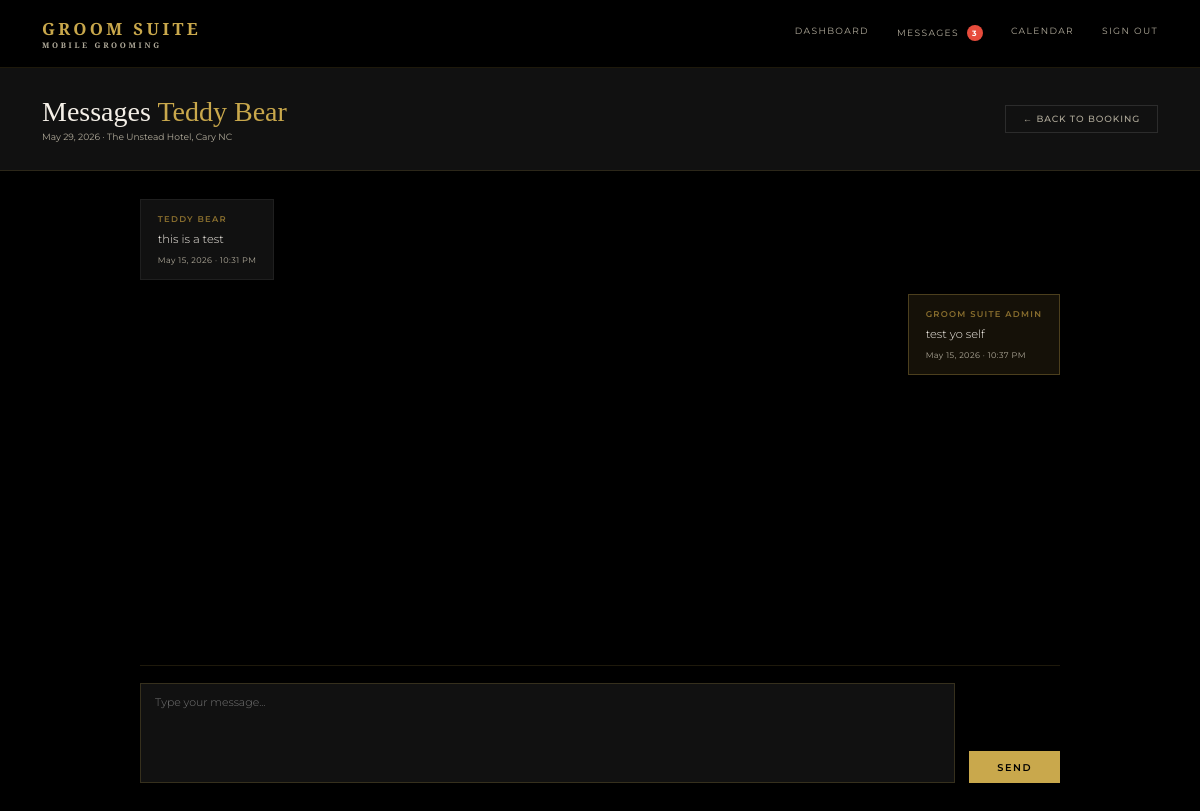
The page /admin/booking/1/messages (signed in) on the database its author committed.
### models.py (models this page shows)
class User(UserMixin, db.Model):
    id = db.Column(db.Integer, primary_key=True)
    name = db.Column(db.String(100), nullable=False)
    email = db.Column(db.String(120), unique=True, nullable=False)
    password = db.Column(db.String(200), nullable=False)
    role = db.Column(db.String(20), default='client')
    phone = db.Column(db.String(20))
    password_changed = db.Column(db.Boolean, default=False)
    bookings = db.relationship('Booking', backref='client', lazy=True)

class Booking(db.Model):
    id = db.Column(db.Integer, primary_key=True)
    wedding_date = db.Column(db.String(50), nullable=False)
    venue = db.Column(db.String(200), nullable=False)
    start_time = db.Column(db.String(20))
    party_size = db.Column(db.Integer, default=1)
    package = db.Column(db.String(100))
    addons = db.Column(db.String(200))
    notes = db.Column(db.Text)
    status = db.Column(db.String(20), default='pending')
    created_at = db.Column(db.DateTime, default=datetime.utcnow)
    user_id = db.Column(db.Integer, db.ForeignKey('user.id'), nullable=False)
    party_members = db.relationship('PartyMember', backref='booking', lazy=True)
    messages = db.relationship('Message', backref='booking_messages', lazy=True, foreign_keys='Message.booking_id')

class Message(db.Model):
    id = db.Column(db.Integer, primary_key=True)
    booking_id = db.Column(db.Integer, db.ForeignKey('booking.id'), nullable=False)
    sender_id = db.Column(db.Integer, db.ForeignKey('user.id'), nullable=False)
    body = db.Column(db.Text, nullable=False)
    timestamp = db.Column(db.DateTime, default=datetime.utcnow)
    read = db.Column(db.Boolean, default=False)
    sender = db.relationship('User', foreign_keys=[sender_id])
    booking = db.relationship('Booking', foreign_keys=[booking_id])

### routes.py (the view, shortened to what this page needs)
    @app.route('/admin/booking/<int:id>/messages', methods=['GET', 'POST'])
    @login_required
    @admin_required
    def admin_messages(id):
        booking = Booking.query.get_or_404(id)
        from models import Message
        messages = Message.query.filter_by(booking_id=booking.id).order_by(Message.timestamp).all()
        return render_template('admin/messages.html', booking=booking, messages=messages)

### app.py (called while the page is built)
@app.template_filter('format_date')
def format_date(value):
    try:
        return datetime.strptime(value, '%Y-%m-%d').strftime('%B %d, %Y')
    except:
        return value

### auth.py (called while the page is built)
def register_routes(app, login_manager):
    @login_manager.user_loader
    def load_user(user_id):
        return db.session.get(User, int(user_id))
    @app.route('/login', methods=['GET', 'POST'])
    def login():
        if request.method == 'POST':
            email = request.form.get('email')
            password = request.form.get('password')
            user = User.query.filter_by(email=email).first()
            if user and check_password_hash(user.password, password):
                login_user(user)
                if user.role == 'admin':
                    return redirect(url_for('index'))
                return redirect(url_for('portal'))
            flash('Invalid email or password')
        return render_template('login.html')
    @app.route('/logout')
    @login_required
    def logout():
        logout_user()
        return redirect(url_for('index'))

### routes.py (called while the page is built)
def admin_required(f):
    @wraps(f)
    def decorated_function(*args, **kwargs):
        if not current_user.is_authenticated or current_user.role != 'admin':
            return redirect(url_for('index'))
        return f(*args, **kwargs)
    return decorated_function

### templates/admin/messages.html (shortened to what this page needs)
{% extends 'base.html' %}
{% block content %}
<div class="admin-header">
  <div>
    <h1 class="admin-title">Messages <span>{{ booking.client.name }}</span></h1>
    <p class="admin-meta">{{ booking.wedding_date | format_date }} · {{ booking.venue }}</p>
  </div>
  <a href="{{ url_for('booking_detail', id=booking.id) }}" class="btn-ghost">← Back to Booking</a>
</div>
<div class="messages-wrapper">
  <div class="messages-thread">
    {% if messages %}
      {% for message in messages %}
      <div class="message-row {% if message.sender_id == current_user.id %}message-sent{% else %}message-received{% endif %}">
        <div class="message-bubble">
          <div class="message-sender">{{ message.sender.name }}</div>
          <div class="message-body">{{ message.body }}</div>
          <div class="message-time">{{ message.timestamp.strftime('%b %d, %Y · %I:%M %p') }}</div>
        </div>
      </div>
      {% endfor %}
    {% else %}
      <div class="empty-state">
        <p>No messages yet. Send a message to the groom below.</p>
      </div>
    {% endif %}
  </div>
  <div class="message-compose">
    <form method="POST" action="{{ url_for('admin_messages', id=booking.id) }}">
      <div class="message-input-row">
        <textarea name="body" placeholder="Type your message..." required></textarea>
        <button type="submit" class="btn-gold">Send</button>
      </div>
    </form>
  </div>
</div>
{% endblock %}

### static/css/style.css (style rules this page uses)
*, *::before, *::after { box-sizing: border-box; margin: 0; padding: 0; }
:root { --gold: #C9A84C; --gold-light: #E8C96A; --gold-dim: #8a6f2e; --black: #000000; --black-2: #111111; --black-3: #1A1A1A; --black-5: #2C2C2C; --white: #F5F0E8; --white-dim: #b0aa9a; --font-display: 'Cormorant Garamond', serif; --font-body: 'Montserrat', sans-serif; }
html { font-size: 14px; }
body { font-family: var(--font-body); background: var(--black); color: var(--white); min-height: 100vh; }
.btn-gold { display: inline-block; width: auto; padding: 0.65rem 1.5rem; background: var(--gold); color: var(--black); font-family: var(--font-body); font-size: 0.7rem; font-weight: 600; letter-spacing: 0.15em; text-transform: uppercase; border: none; cursor: pointer; transition: background 0.2s; text-decoration: none; text-align: center; }
.btn-ghost { display: inline-block; padding: 0.55rem 1.2rem; background: transparent; color: var(--white-dim); font-family: var(--font-body); font-size: 0.65rem; font-weight: 500; letter-spacing: 0.1em; text-transform: uppercase; border: 1px solid var(--black-5); cursor: pointer; transition: all 0.2s; text-decoration: none; }
.admin-header { padding: 2rem 3rem; background: var(--black-2); border-bottom: 1px solid rgba(201,168,76,0.15); display: flex; align-items: center; justify-content: space-between; }
.admin-title { font-family: var(--font-display); font-size: 2rem; font-weight: 300; }
.admin-title span { color: var(--gold); }
.admin-meta { font-size: 0.65rem; color: var(--white-dim); margin-top: 0.25rem; }
.messages-wrapper { display: flex; flex-direction: column; height: calc(100vh - 160px); padding: 2rem 10rem; }
.messages-thread { flex: 1; overflow-y: auto; display: flex; flex-direction: column; gap: 1rem; padding-bottom: 1.5rem; }
.message-row { display: flex; }
.message-sent { justify-content: flex-end; }
.message-received { justify-content: flex-start; }
.message-bubble { max-width: 60%; padding: 1rem 1.2rem; border: 1px solid rgba(201,168,76,0.15); }
.message-sent .message-bubble { background: rgba(201,168,76,0.1); border-color: rgba(201,168,76,0.3); }
.message-received .message-bubble { background: var(--black-2); border-color: rgba(255,255,255,0.06); }
.message-sender { font-size: 0.6rem; letter-spacing: 0.15em; text-transform: uppercase; color: var(--gold-dim); margin-bottom: 0.4rem; font-weight: 600; }
.message-body { font-size: 0.82rem; color: var(--white); line-height: 1.6; font-weight: 300; }
.message-time { font-size: 0.58rem; color: var(--white-dim); margin-top: 0.5rem; letter-spacing: 0.05em; }
.message-compose { border-top: 1px solid rgba(201,168,76,0.15); padding-top: 1.2rem; }
.message-input-row { display: grid; grid-template-columns: 1fr auto; gap: 1rem; align-items: end; }
.message-input-row textarea { background: var(--black-2); border: 1px solid rgba(201,168,76,0.2); color: var(--white); font-family: var(--font-body); font-size: 0.78rem; font-weight: 300; padding: 0.75rem 1rem; outline: none; resize: none; height: 100px; width: 100%; transition: border-color 0.2s; }
.message-input-row .btn-gold { width: auto; padding: 0.75rem 2rem; }

### rows shown on the page
User: client.name "Teddy Bear"
Booking: wedding_date "May 29, 2026", venue "The Unstead Hotel, Cary NC"
Message: sender.name "TEDDY BEAR", body "this is a test", timestamp "May 15, 2026 · 10:31 PM"
Message: sender.name "GROOM SUITE ADMIN", body "test yo self", timestamp "May 15, 2026 · 10:37 PM"

### other values the page prints
{{ unread_count }} "3"
